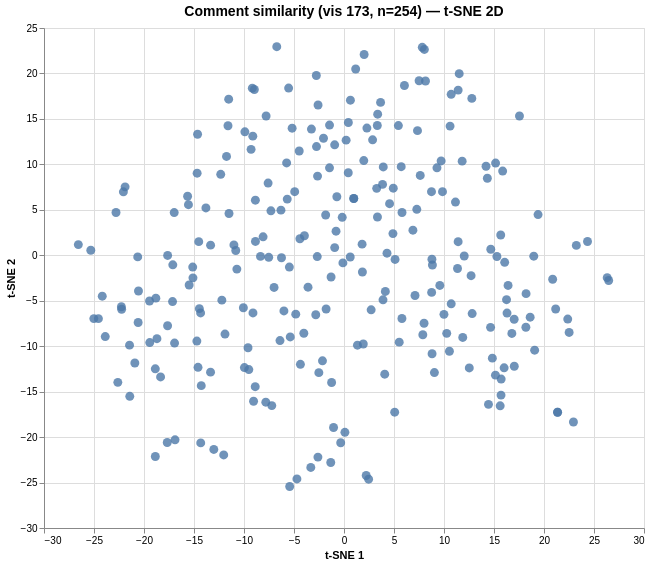

The specification (Vega-Lite) saved for this image:
### Vega specification from a JSON file in a GitHub repository (floating-point values rounded to 4 significant figures; data arrays with more than 128 entries replaced by an {"elided": "..."} marker saying what was removed)
{"$schema": "https://vega.github.io/schema/vega/v6.json", "data": [{"name": "param_1e9efca18e7a2868_store"}, {"name": "source_0", "values": {"elided": "254 records"}}, {"name": "source_0_x_domain_dim_1", "values": [{"min": -26.57, "max": 26.47}]}, {"name": "source_0_y_domain_dim_2", "values": [{"min": -25.43, "max": 22.95}]}], "signals": [{"name": "unit", "value": {}, "on": [{"events": "pointermove", "update": "isTuple(group()) ? group() : unit"}]}, {"name": "param_1e9efca18e7a2868", "update": "vlSelectionResolve(\"param_1e9efca18e7a2868_store\", \"union\")"}, {"name": "param_1e9efca18e7a2868_dim_1", "on": [{"events": [{"source": "view", "type": "dblclick"}], "update": "null"}, {"events": {"signal": "param_1e9efca18e7a2868_translate_delta"}, "update": "panLinear(param_1e9efca18e7a2868_translate_anchor.extent_x, -param_1e9efca18e7a2868_translate_delta.x / width)"}, {"events": {"signal": "param_1e9efca18e7a2868_zoom_delta"}, "update": "zoomLinear(domain(\"x\"), param_1e9efca18e7a2868_zoom_anchor.x, param_1e9efca18e7a2868_zoom_delta)"}]}, {"name": "param_1e9efca18e7a2868_dim_2", "on": [{"events": [{"source": "view", "type": "dblclick"}], "update": "null"}, {"events": {"signal": "param_1e9efca18e7a2868_translate_delta"}, "update": "panLinear(param_1e9efca18e7a2868_translate_anchor.extent_y, param_1e9efca18e7a2868_translate_delta.y / height)"}, {"events": {"signal": "param_1e9efca18e7a2868_zoom_delta"}, "update": "zoomLinear(domain(\"y\"), param_1e9efca18e7a2868_zoom_anchor.y, param_1e9efca18e7a2868_zoom_delta)"}]}, {"name": "param_1e9efca18e7a2868_tuple", "on": [{"events": [{"signal": "param_1e9efca18e7a2868_dim_1 || param_1e9efca18e7a2868_dim_2"}], "update": "param_1e9efca18e7a2868_dim_1 && param_1e9efca18e7a2868_dim_2 ? {unit: \"\", fields: param_1e9efca18e7a2868_tuple_fields, values: [param_1e9efca18e7a2868_dim_1,param_1e9efca18e7a2868_dim_2]} : null"}]}, {"name": "param_1e9efca18e7a2868_tuple_fields", "value": [{"field": "dim_1", "channel": "x", "type": "R"}, {"field": "dim_2", "channel": "y", "type": "R"}]}, {"name": "param_1e9efca18e7a2868_translate_anchor", "value": {}, "on": [{"events": [{"source": "scope", "type": "pointerdown"}], "update": "{x: x(unit), y: y(unit), extent_x: domain(\"x\"), extent_y: domain(\"y\")}"}]}, {"name": "param_1e9efca18e7a2868_translate_delta", "value": {}, "on": [{"events": [{"source": "window", "between": [{"source": "scope", "type": "pointerdown"}, {"source": "window", "type": "pointerup"}], "consume": true, "type": "pointermove"}], "update": "{x: param_1e9efca18e7a2868_translate_anchor.x - x(unit), y: param_1e9efca18e7a2868_translate_anchor.y - y(unit)}"}]}, {"name": "param_1e9efca18e7a2868_zoom_anchor", "on": [{"events": [{"source": "scope", "consume": true, "type": "wheel"}], "update": "{x: invert(\"x\", x(unit)), y: invert(\"y\", y(unit))}"}]}, {"name": "param_1e9efca18e7a2868_zoom_delta", "on": [{"events": [{"source": "scope", "type": "wheel", "consume": true}], "update": "pow(1.001, event.deltaY * pow(16, event.deltaMode))", "force": true}]}, {"name": "param_1e9efca18e7a2868_modify", "on": [{"events": {"signal": "param_1e9efca18e7a2868_tuple"}, "update": "modify(\"param_1e9efca18e7a2868_store\", param_1e9efca18e7a2868_tuple, true)"}]}], "marks": [{"type": "symbol", "name": "marks", "from": {"data": "source_0"}, "encode": {"update": {"shape": {"value": "circle"}, "size": {"value": 80}, "opacity": {"value": 0.8}, "fill": {"value": "#4c78a8"}, "y": {"field": "dim_2", "scale": "y"}, "x": {"field": "dim_1", "scale": "x"}, "tooltip": {"signal": "{\"Comment #\": format(datum[\"index\"], \"\"), \"Comment\": isValid(datum[\"comment\"]) ? datum[\"comment\"] : \"\"+datum[\"comment\"]}"}}}, "style": ["circle"], "interactive": true, "clip": true}], "scales": [{"name": "x", "type": "linear", "domain": [{"signal": "(data(\"source_0_x_domain_dim_1\")[0] || {}).min"}, {"signal": "(data(\"source_0_x_domain_dim_1\")[0] || {}).max"}], "range": [0, {"signal": "width"}], "nice": true, "zero": true, "domainRaw": {"signal": "param_1e9efca18e7a2868[\"dim_1\"]"}}, {"name": "y", "type": "linear", "domain": [{"signal": "(data(\"source_0_y_domain_dim_2\")[0] || {}).min"}, {"signal": "(data(\"source_0_y_domain_dim_2\")[0] || {}).max"}], "range": [{"signal": "height"}, 0], "domainRaw": {"signal": "param_1e9efca18e7a2868[\"dim_2\"]"}, "nice": true, "zero": true}], "axes": [{"scale": "x", "gridScale": "y", "grid": true, "maxExtent": 0, "tickCount": {"signal": "ceil(width/40)"}, "orient": "bottom", "labels": false, "aria": false, "minExtent": 0, "ticks": false, "domain": false, "zindex": 0}, {"scale": "y", "domain": false, "maxExtent": 0, "ticks": false, "minExtent": 0, "orient": "left", "gridScale": "x", "aria": false, "grid": true, "zindex": 0, "tickCount": {"signal": "ceil(height/40)"}, "labels": false}, {"scale": "x", "grid": false, "labelOverlap": true, "labelFlush": true, "title": "t-SNE 1", "tickCount": {"signal": "ceil(width/40)"}, "zindex": 0, "orient": "bottom"}, {"scale": "y", "grid": false, "labelOverlap": true, "orient": "left", "title": "t-SNE 2", "tickCount": {"signal": "ceil(height/40)"}, "zindex": 0}], "title": {"text": "Comment similarity (vis 173, n=254) — t-SNE 2D", "fontSize": 14, "frame": "group"}, "height": 500, "style": "cell", "background": "white", "width": 600, "padding": 5}
